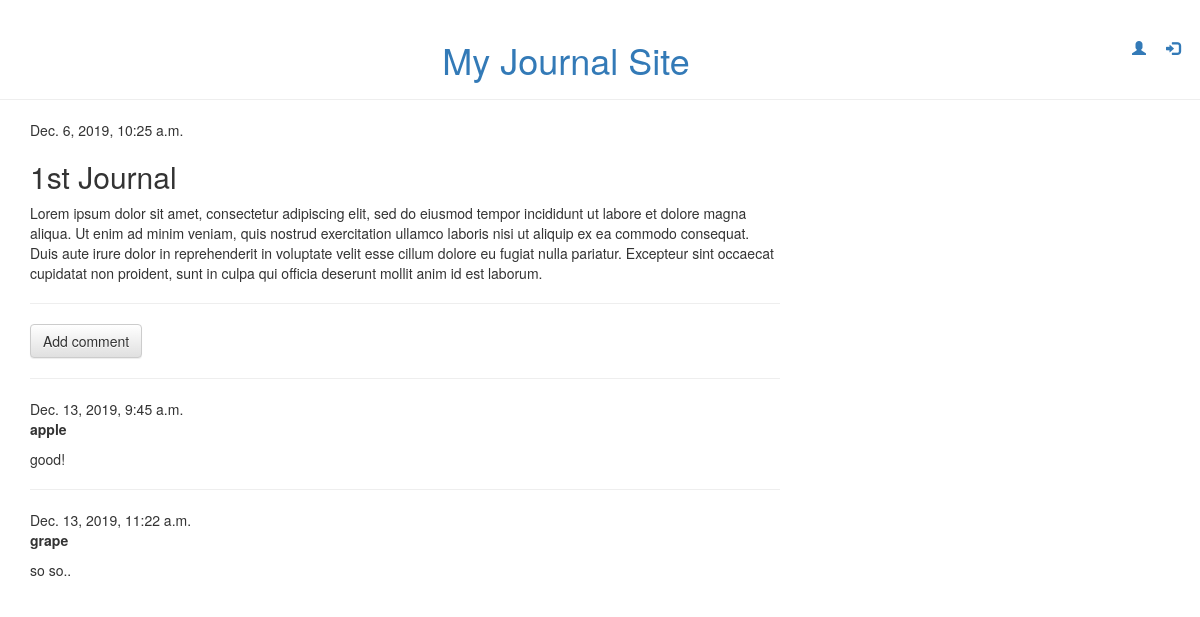
Page /journal/1/ on the committed database.
### journals/models.py (models this page shows, shortened)
class Journal(models.Model):
    author = models.ForeignKey(settings.AUTH_USER_MODEL, on_delete=models.CASCADE)
    title = models.CharField(blank=False, null=False, max_length=150)
    text = models.TextField(blank=True)
    created_datetime = models.DateTimeField(default=timezone.now)
    updated_datetime = models.DateTimeField(blank=True, null=True)

class Comment(models.Model):
    journal = models.ForeignKey('journals.Journal', on_delete=models.CASCADE, related_name='comments')
    author = models.CharField(max_length=200)
    text = models.TextField()
    created_datetime = models.DateTimeField(default=timezone.now)

### journals/views.py (the view)
# urls.py: path('journal/<int:pk>/', views.journal_detail, name='journal_detail'),
def journal_detail(request, pk):
    journal = get_object_or_404(Journal, pk=pk)
    return render(request, 'journals/journal_detail.html', {'journal': journal})

### journals/templates/journals/journal_detail.html (shortened to what this page needs)
{% extends 'journals/base.html' %}
{% block content %}
    <div class="post">
        {% if journal.updated_datetime %}
            <div class="date">
                {{ journal.updated_datetime }}
            </div>
         {% else %}
            <a class="btn btn-default" href="{% url 'journal_publish' pk=journal.pk %}">Publish</a>
        {% endif %}
        <h2>{{ journal.title }}</h2>
        <p>{{ journal.text|linebreaksbr }}</p>
    </div>
    <hr>
        <a class="btn btn-default" href="{% url 'add_comment_to_journal' pk=journal.pk %}">Add comment</a>
            {% for comment in journal.comments.all %}
                <hr>
                <div class="comment">
                    <div class="date">{{ comment.created_datetime }}</div>
                    <strong>{{ comment.author }}</strong>
                    <p>{{ comment.text|linebreaks }}</p>
                </div>
            {% empty %}
                <p>No comments here yet :(</p>
            {% endfor %}
{% endblock %}

### journals/templates/journals/base.html (shortened to what this page needs)
{% load static %}
<html>
    <head>
        <link rel="stylesheet" href="//maxcdn.bootstrapcdn.com/bootstrap/3.2.0/css/bootstrap.min.css">
        <link rel="stylesheet" href="//maxcdn.bootstrapcdn.com/bootstrap/3.2.0/css/bootstrap-theme.min.css">
        <link rel="stylesheet" href="{% static 'css/journals.css' %}">
    </head>
    <body>
        <div class="page-header">
            {% if user.is_authenticated %}
                <a href="{% url 'journal_new' %}" class="top-menu"><span class="glyphicon glyphicon-plus"></span></a>
                <a href="{% url 'journal_draft_list' %}" class="top-menu"><span class="glyphicon glyphicon-edit"></span></a>
                <p class="top-menu">{{ user.username }} <small>(<a href="{% url 'logout' %}">Log out</a>)</small></p>
            {% else %}
                <a href="{% url 'login' %}" class="top-menu"><span class="glyphicon glyphicon-log-in"></span></a>
                <a href="{% url 'signup' %}" class="top-menu"><span class="glyphicon glyphicon-user"></span></a>
            {% endif %}
                <h1><a href="/">My Journal Site</a></h1>
        </div>
        <div class="content container">
            <div class="row">
                <div class="col-md-8">
                {% block content %}
                {% endblock %}
                </div>
            </div>
        </div>
    </body>
</html>

### journals/static/css/journals.css (style rules this page uses)
.page-header { text-align: center; }
.top-menu { float: right; margin-right: 20px; }

### rows in the picture
Journal: updated_datetime "Dec. 6, 2019, 10:25 a.m.", title "1st Journal", text "Lorem ipsum dolor sit amet, consectetur adipiscing elit, sed do eiusmod tempor incididunt ut labore et dolore magna aliqua. Ut enim ad minim veniam, quis nostrud exercitation ullamco laboris nisi ut aliquip ex ea commodo consequat. Duis aute irure dolor in reprehenderit in voluptate velit esse cillum dolore eu fugiat nulla pariatur. Excepteur sint occaecat cupidatat non proident, sunt in culpa qui officia deserunt mollit anim id est laborum."
Comment: created_datetime "Dec. 13, 2019, 9:45 a.m.", author "apple", text "good!"
Comment: created_datetime "Dec. 13, 2019, 11:22 a.m.", author "grape", text "so so.."
